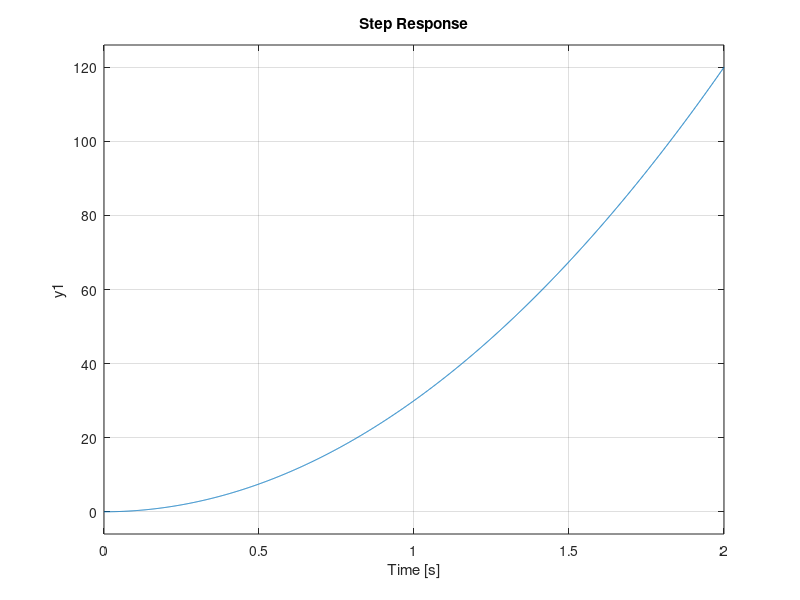

Recreate this plot in MATLAB. (Note: this script raises an error after producing the figure.)
%% Attitude Control: Single Loop Controller
% 1. Steady State Error = 0
% 2. Settling time: [1s < Ts(5%) < 2s]
% 3. Maximum Overshoot: Mp% =< 5%
clc
clear
s=tf('s');      % Continuous
z=tf('z',1e-3); % Discrete (Tsp= 1ms)
Ts=1e-3;

% Plant Model (s)
Gp_s=tf(120,[1 0 0]);
step(0.5*Gp_s,2);
grid on

%% S-Domain Controller
% Controller (s)

%% PDF:
% Original Controller
Kp=0.0001;
Ki=0;
Kd=0.013;
Tf=0.02;

% [SATURATED] Controller:
Kp=1.3;
Ki=0;
Kd=0.9;
Tf=0.2;

Gc_s= Kp + ( Kd*s/(Tf*s +1) );

% Print info
CLTF_s=feedback(Gp_s*Gc_s,1);
ControlSignal_s=feedback(Gc_s,Gp_s);

% Display
Step_Info=stepinfo(CLTF_s,"SettlingTimeThreshold",0.05);
msg= ['[s-Domain Reponse]: ' ...
'Ts(5%)= ',num2str(Step_Info.SettlingTime),' sec | Mp% = ',num2str(Step_Info.Overshoot),'%'];
disp(msg)

% Plot
% Response
subplot(2,1,1)
step(90*CLTF_s)
grid on
legend('Response')

% Control Signal
subplot(2,1,2)
step(90*ControlSignal_s);
grid on
legend('Control Signal')

clear Step_Info msg

%% Z-Domain Closed Loop Control
% Plant Model (z)
Gp_z=c2d(Gp_s,Ts,'tustin');

% Z-Domain Controller
Gc_z=c2d(Gc_s,Ts,'tustin');

% Print info
CLTF_z=feedback(Gp_z*Gc_z,1);
ControlSignal_z=feedback(Gc_z,Gp_z);

% Display
Step_Info=stepinfo(CLTF_z,"SettlingTimeThreshold",0.05);
msg= ['[z-Domain Reponse]: ' ...
'Ts(5%)= ',num2str(Step_Info.SettlingTime),' sec | Mp% = ',num2str(Step_Info.Overshoot),'%'];
disp(msg)
% Plot
step(CLTF_z)
grid on

clear Step_Info Mp Tset msg
%% Compare:
close all

% Response
subplot(2,1,1)
hold on
step(90*CLTF_s,6)              % Step in the continuous model
step(90*CLTF_z, '--r',6)       % Step in the discrete Model
grid on
legend('Response [s]', 'Response [z]', Location='southeast')



% Control Signal
subplot(2,1,2)
hold on
step(90*ControlSignal_s)              % Step in the continuous model
step(90*ControlSignal_z, '--r')       % Step in the discrete Model
grid on
legend('Control Signal [s]', 'Control Signal [z]')